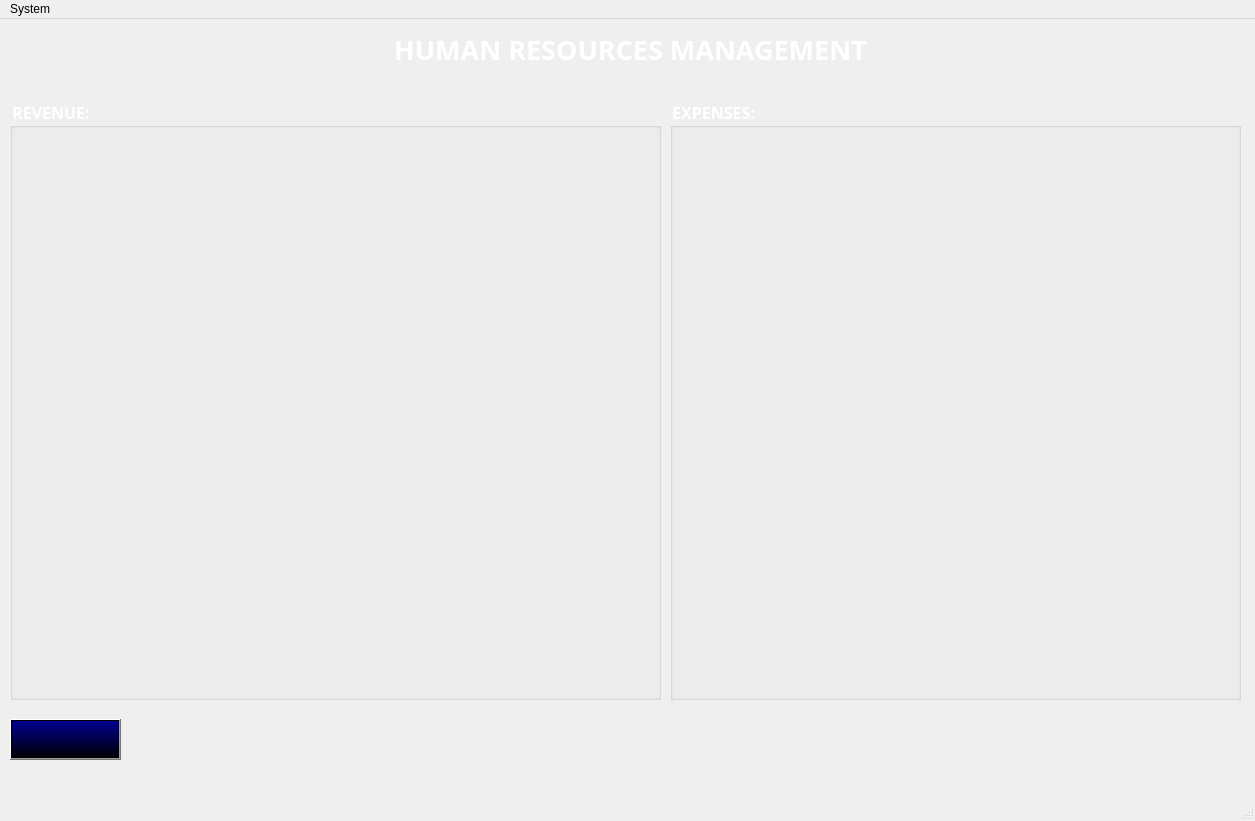
<?xml version="1.0" encoding="UTF-8"?>
<ui version="4.0">
 <class>MainWindow</class>
 <widget class="QMainWindow" name="MainWindow">
  <property name="geometry">
   <rect>
    <x>0</x>
    <y>0</y>
    <width>1255</width>
    <height>821</height>
   </rect>
  </property>
  <property name="windowTitle">
   <string>MainWindow</string>
  </property>
  <widget class="QWidget" name="centralwidget">
   <widget class="QLabel" name="label">
    <property name="geometry">
     <rect>
      <x>0</x>
      <y>0</y>
      <width>1271</width>
      <height>781</height>
     </rect>
    </property>
    <property name="text">
     <string/>
    </property>
    <property name="pixmap">
     <pixmap>../../images/img_bg1.png</pixmap>
    </property>
    <property name="scaledContents">
     <bool>true</bool>
    </property>
   </widget>
   <widget class="QWidget" name="horizontalLayoutWidget">
    <property name="geometry">
     <rect>
      <x>0</x>
      <y>0</y>
      <width>1261</width>
      <height>61</height>
     </rect>
    </property>
    <layout class="QHBoxLayout" name="horizontalLayout">
     <item>
      <spacer name="horizontalSpacer">
       <property name="orientation">
        <enum>Qt::Horizontal</enum>
       </property>
       <property name="sizeHint" stdset="0">
        <size>
         <width>40</width>
         <height>20</height>
        </size>
       </property>
      </spacer>
     </item>
     <item>
      <widget class="QLabel" name="label_2">
       <property name="font">
        <font>
         <family>UTM Eremitage</family>
         <pointsize>20</pointsize>
        </font>
       </property>
       <property name="text">
        <string>&lt;html&gt;&lt;head/&gt;&lt;body&gt;&lt;p align=&quot;center&quot;&gt;&lt;span style=&quot; font-weight:600; color:#ffffff;&quot;&gt;HUMAN RESOURCES MANAGEMENT&lt;/span&gt;&lt;/p&gt;&lt;/body&gt;&lt;/html&gt;</string>
       </property>
      </widget>
     </item>
     <item>
      <spacer name="horizontalSpacer_2">
       <property name="orientation">
        <enum>Qt::Horizontal</enum>
       </property>
       <property name="sizeHint" stdset="0">
        <size>
         <width>40</width>
         <height>20</height>
        </size>
       </property>
      </spacer>
     </item>
    </layout>
   </widget>
   <widget class="QPushButton" name="pushButtonReturn">
    <property name="geometry">
     <rect>
      <x>10</x>
      <y>700</y>
      <width>111</width>
      <height>41</height>
     </rect>
    </property>
    <property name="styleSheet">
     <string notr="true">color: rgb(255, 255, 255);
background-color: qlineargradient(spread:pad, x1:0, y1:1, x2:0, y2:0, stop:0 rgba(0, 0, 0, 255), stop:0.965174 rgba(0, 0, 139, 255));</string>
    </property>
    <property name="text">
     <string/>
    </property>
    <property name="icon">
     <iconset>
      <normaloff>../../images/icon_return.png</normaloff>../../images/icon_return.png</iconset>
    </property>
    <property name="iconSize">
     <size>
      <width>40</width>
      <height>40</height>
     </size>
    </property>
   </widget>
   <widget class="QGroupBox" name="groupBoxRevenue">
    <property name="geometry">
     <rect>
      <x>10</x>
      <y>80</y>
      <width>651</width>
      <height>601</height>
     </rect>
    </property>
    <property name="font">
     <font>
      <family>Sitka Text Semibold</family>
      <pointsize>12</pointsize>
      <weight>75</weight>
      <bold>true</bold>
     </font>
    </property>
    <property name="styleSheet">
     <string notr="true">color: rgb(255, 255, 255);</string>
    </property>
    <property name="title">
     <string>REVENUE:</string>
    </property>
    <layout class="QHBoxLayout" name="horizontalLayout_3">
     <item>
      <layout class="QHBoxLayout" name="horizontalLayout_2"/>
     </item>
    </layout>
   </widget>
   <widget class="QGroupBox" name="groupBoxExpenses">
    <property name="geometry">
     <rect>
      <x>670</x>
      <y>80</y>
      <width>571</width>
      <height>601</height>
     </rect>
    </property>
    <property name="font">
     <font>
      <family>Sitka Text Semibold</family>
      <pointsize>12</pointsize>
      <weight>75</weight>
      <bold>true</bold>
     </font>
    </property>
    <property name="styleSheet">
     <string notr="true">color: rgb(255, 255, 255);</string>
    </property>
    <property name="title">
     <string>EXPENSES:</string>
    </property>
    <layout class="QHBoxLayout" name="horizontalLayout_5">
     <item>
      <layout class="QHBoxLayout" name="horizontalLayout_4"/>
     </item>
    </layout>
   </widget>
  </widget>
  <widget class="QMenuBar" name="menubar">
   <property name="geometry">
    <rect>
     <x>0</x>
     <y>0</y>
     <width>1255</width>
     <height>26</height>
    </rect>
   </property>
   <widget class="QMenu" name="menuSystem">
    <property name="title">
     <string>System</string>
    </property>
    <widget class="QMenu" name="menuImport">
     <property name="title">
      <string>Import</string>
     </property>
     <addaction name="actionExcel_File"/>
     <addaction name="actionExcel_File_Revenue"/>
    </widget>
    <addaction name="menuImport"/>
    <addaction name="actionExit_2"/>
   </widget>
   <addaction name="menuSystem"/>
  </widget>
  <widget class="QStatusBar" name="statusbar"/>
  <action name="actionExcel_File">
   <property name="text">
    <string>Excel File Expenses</string>
   </property>
  </action>
  <action name="actionExcel_File_2">
   <property name="text">
    <string>Excel File</string>
   </property>
  </action>
  <action name="actionDocument">
   <property name="text">
    <string>Document</string>
   </property>
  </action>
  <action name="actionExit">
   <property name="text">
    <string>Exit</string>
   </property>
  </action>
  <action name="actionExcel_File_Revenue">
   <property name="text">
    <string>Excel File Revenue</string>
   </property>
  </action>
  <action name="actionExit_2">
   <property name="text">
    <string>Exit</string>
   </property>
   <property name="shortcut">
    <string/>
   </property>
  </action>
 </widget>
 <resources/>
 <connections/>
</ui>
